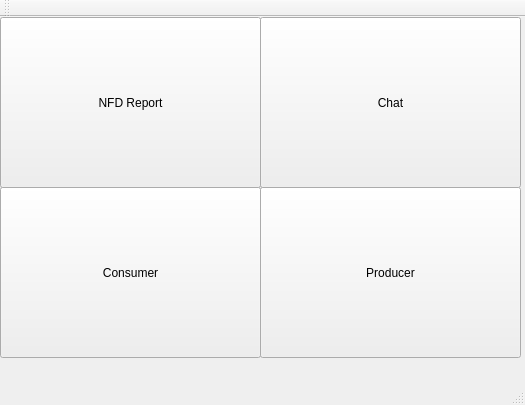
<?xml version="1.0" encoding="UTF-8"?>
<ui version="4.0">
 <class>ndn_app</class>
 <widget class="QMainWindow" name="ndn_app">
  <property name="geometry">
   <rect>
    <x>0</x>
    <y>0</y>
    <width>525</width>
    <height>405</height>
   </rect>
  </property>
  <property name="windowTitle">
   <string>ndn_app</string>
  </property>
  <widget class="QWidget" name="centralWidget">
   <widget class="QPushButton" name="nfd_report">
    <property name="geometry">
     <rect>
      <x>0</x>
      <y>0</y>
      <width>261</width>
      <height>171</height>
     </rect>
    </property>
    <property name="text">
     <string>NFD Report</string>
    </property>
   </widget>
   <widget class="QPushButton" name="consumer_app">
    <property name="geometry">
     <rect>
      <x>0</x>
      <y>170</y>
      <width>261</width>
      <height>171</height>
     </rect>
    </property>
    <property name="text">
     <string>Consumer</string>
    </property>
   </widget>
   <widget class="QPushButton" name="pushButton">
    <property name="geometry">
     <rect>
      <x>260</x>
      <y>170</y>
      <width>261</width>
      <height>171</height>
     </rect>
    </property>
    <property name="text">
     <string>Producer</string>
    </property>
   </widget>
   <widget class="QPushButton" name="pushButton_2">
    <property name="geometry">
     <rect>
      <x>260</x>
      <y>0</y>
      <width>261</width>
      <height>171</height>
     </rect>
    </property>
    <property name="text">
     <string>Chat</string>
    </property>
   </widget>
  </widget>
  <widget class="QMenuBar" name="menuBar">
   <property name="geometry">
    <rect>
     <x>0</x>
     <y>0</y>
     <width>525</width>
     <height>22</height>
    </rect>
   </property>
  </widget>
  <widget class="QToolBar" name="mainToolBar">
   <attribute name="toolBarArea">
    <enum>TopToolBarArea</enum>
   </attribute>
   <attribute name="toolBarBreak">
    <bool>false</bool>
   </attribute>
  </widget>
  <widget class="QStatusBar" name="statusBar"/>
 </widget>
 <layoutdefault spacing="6" margin="11"/>
 <resources/>
 <connections/>
</ui>
